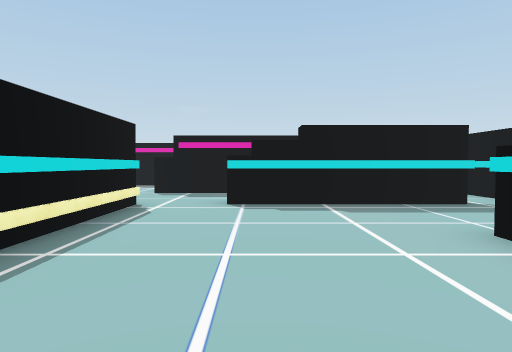
[1] (above)

24 first-person views from a walk through a scene from a Unity 3-D project. The camera is 1.5 m above the floor, tilts 2° down and sees 75° across. The floor is counted in squares, 2 m on a side. Each view is taken from the middle of a square. On the plan, view 1 faces up. The plan holds only what a view shows up to about 11 squares ahead; the rest is blank. The place goes on beyond the plan. The player is left out. Some surface patterns are stand-ins.

[2]
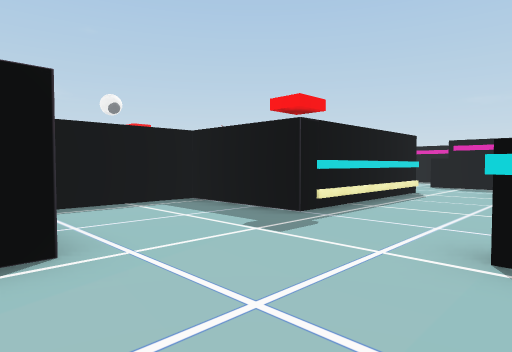

[3]
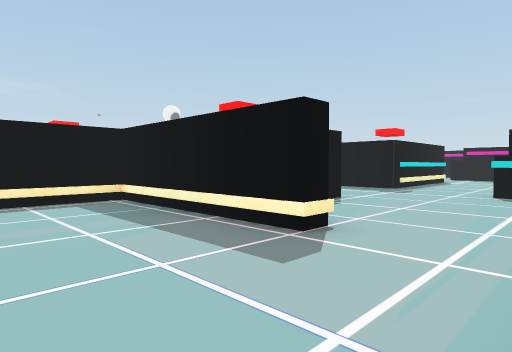

[4]
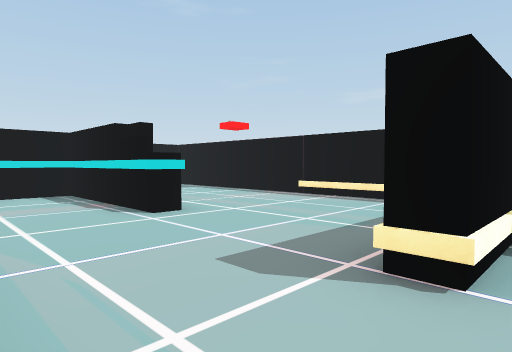

[5]
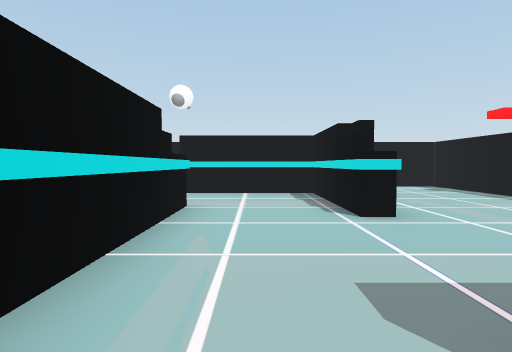

[6]
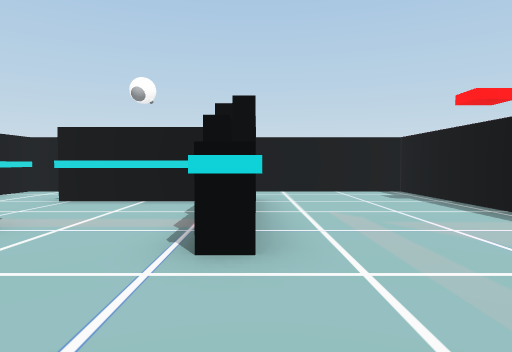

[7]
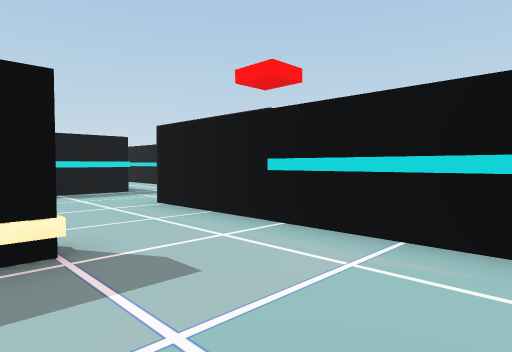

[8]
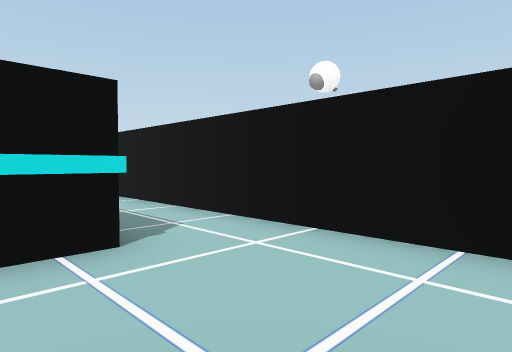

[9]
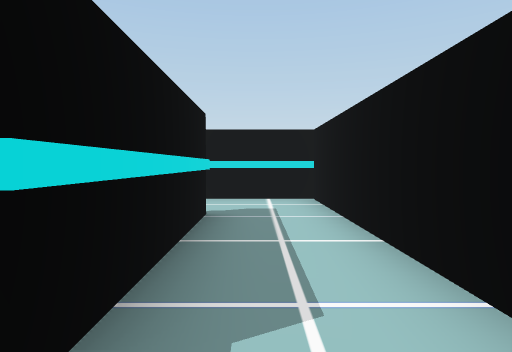

[10]
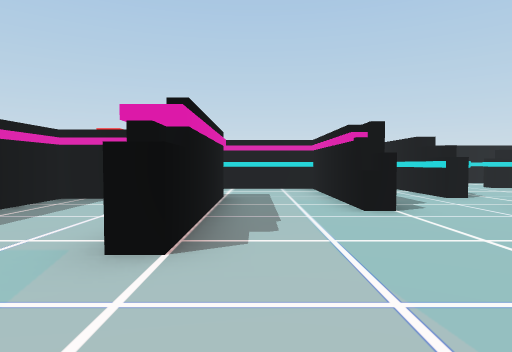

[11]
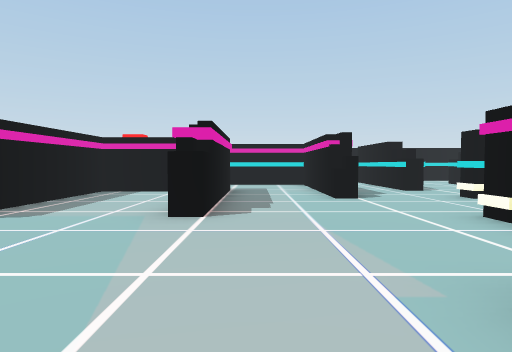

[12]
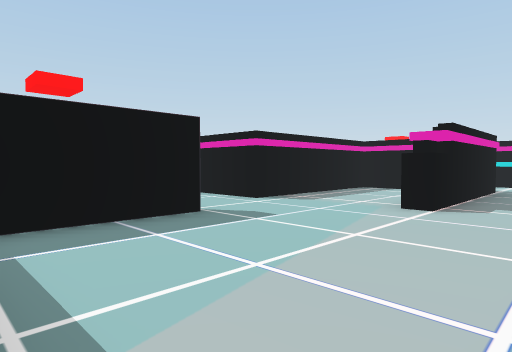

[13]
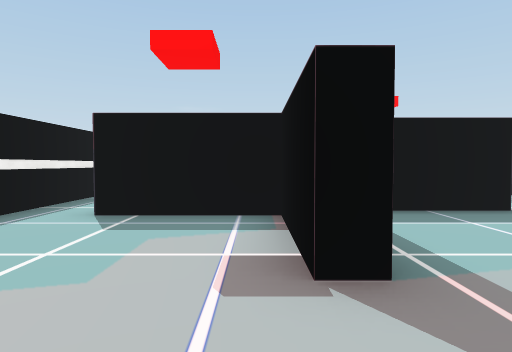

[14]
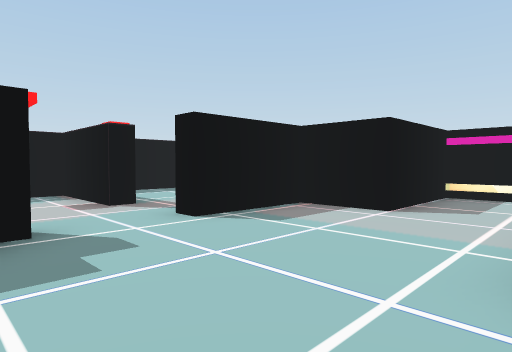

[15]
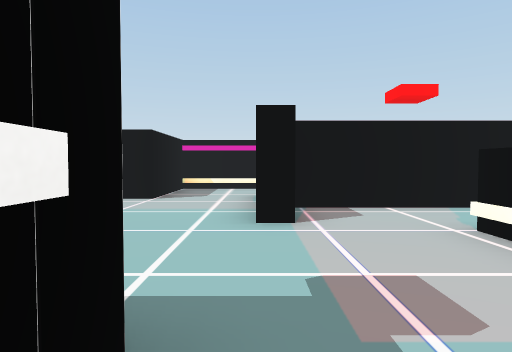

[16]
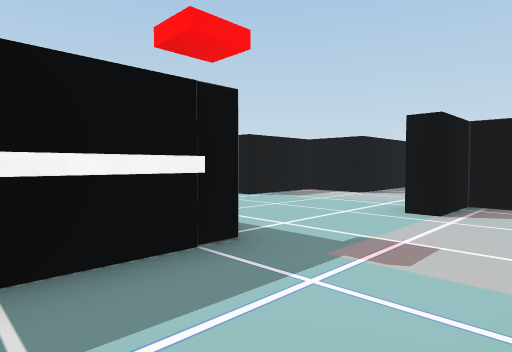

[17]
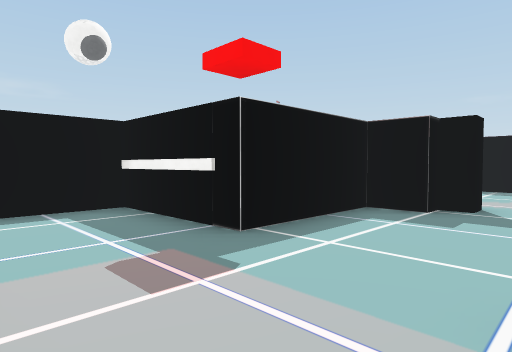

[18]
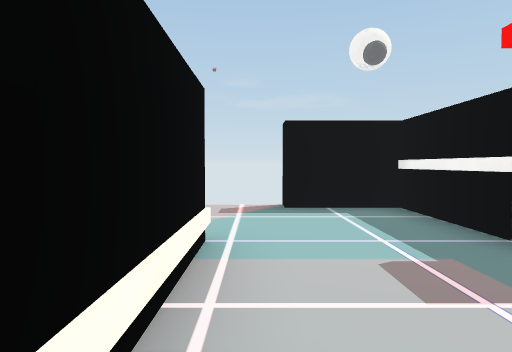

[19]
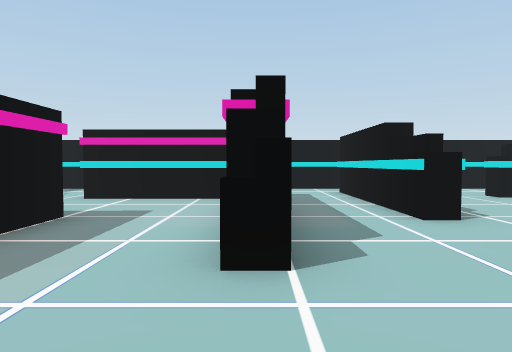

[20]
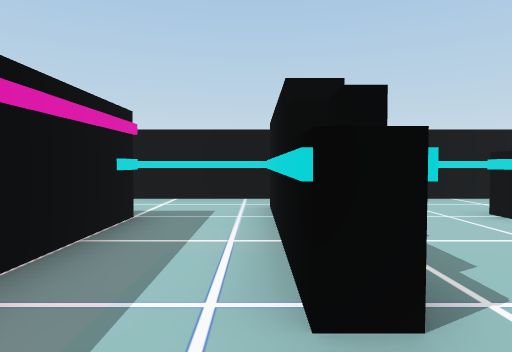

[21]
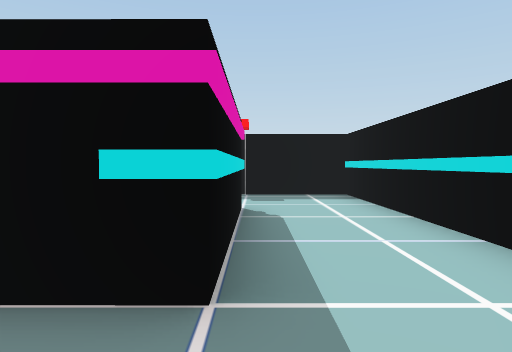

[22]
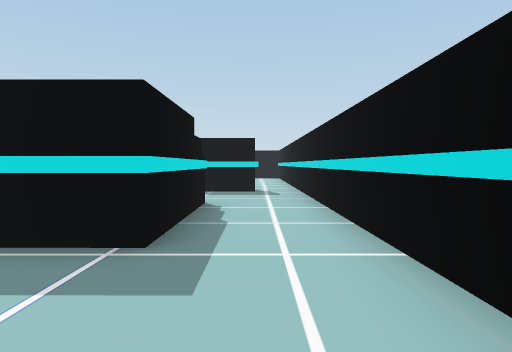

[23]
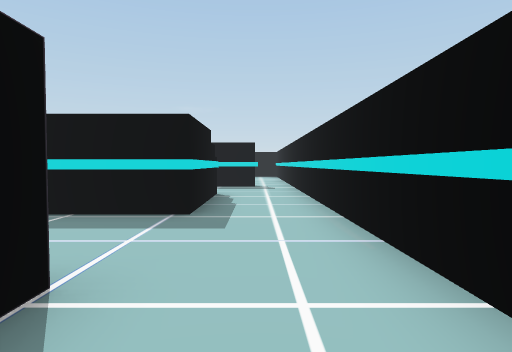

[24]
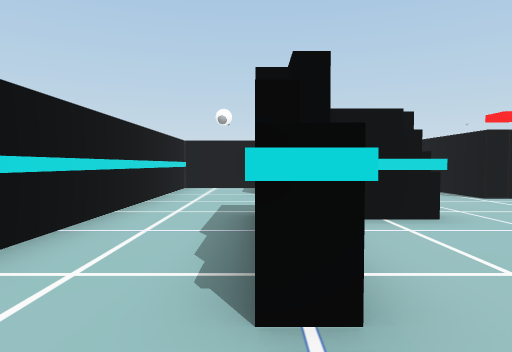

### Floor plan
Points are (right, up) in squares from view 1. A wall is a line through its corners. A room is listed if a view was taken in it or the views show most of it. See-through windows are left out.
Room 1 (views 1, 2, 3, 4, 5, 6, 7, 8, 9)
walls: (-1.1, -9.7) (-0.5, -9.7) (-0.5, -13.7) (3.1, -13.7); (-1.9, -5.5) (-0.2, -5.5) (-0.2, -6) (-5, -6) (-5, -16.3) (5.2, -16.3) (5.2, -13.9); (2.3, -11) (2.3, -3); (-2.6, -2.2) (-2, -2.2) (-2, -4.5); (3, -14.3) (-1, -14.3) (-1, -13.4); (3, 0) (0.4, 0); (-2.2, 1.3) (-5.2, 1.3) (-5.2, -1.5)
ways out: opening at (3, -1.5) to room 7; opening at (-0.5, 1) to room 8; opening at (3, -12.5); opening at (4.5, -14)
Room 2 (views 10, 11, 19)
walls: (-2.7, 9.2) (2.3, 9.2) (2.3, 11.4); (-2.7, 8.8) (-2.7, 9) (-2.1, 9); (-5.9, 7.8) (-5.1, 7.8); (-7.8, 14.4) (-10.5, 14.4); (-0.7, 13.4) (-0.7, 15.2) (-5.7, 15.2) (-5.7, 16.4); (-0.1, 11.8) (-5.3, 11.8) (-5.3, 12.4); (-2.9, 6.3) (-2.2, 6.3)
ways out: opening at (-11, 10.5) to room 3; opening at (-2, 7.5) to room 6; opening at (1.5, 12) to room 6; opening at (-6.5, 15.5); opening at (-3.5, 5.5)
Room 3 (view 12)
walls: (-11, 11.1) (-11.7, 11.1) (-11.7, 13.9) (-14.4, 13.9)
ways out: opening at (-11, 10.5) to room 2; opening at (-12.5, 9) to room 4; opening at (-15, 14)
Room 4 (views 13, 14, 15, 17, 18)
walls: (-13.2, 9.5) (-13.2, 9) (-13.7, 9) (-13.7, 8.5) (-14.7, 8.5) (-14.7, 5.5) (-17.7, 5.5) (-17.7, 3.5); (-10.2, 2.6) (-10.2, 4.5) (-11.7, 4.5) (-11.7, 5); (-15.4, 2.5) (-12.1, 2.5); (-5.7, 5) (-5.7, 7.2) (-8.7, 7.2) (-8.7, 9) (-11.2, 9) (-11.2, 9.5)
ways out: opening at (-12.5, 9) to room 3; opening at (-16.5, 3) to room 5; opening at (-11.5, 2) to room 5; opening at (-6.5, 5)
Room 5 (view 16)
walls: (-10.2, 1.1) (-10.2, 2.6)
ways out: opening at (-16.5, 3) to room 4; opening at (-11.5, 2) to room 4
Room 6 (views 20, 21)
walls: (2.3, 11.4) (2.3, 12.9); (2.8, 12.8) (2.8, 8.8) (-2.7, 8.8); (5.2, 6.5) (5.2, 15.2) (2.6, 15.2); (-0.5, 6.2) (-0.5, 6.7) (4.1, 6.7)
ways out: opening at (-2, 7.5) to room 2; opening at (1.5, 12) to room 2; opening at (5, 6) to room 7; opening at (-1, 6) to room 8
Room 7 (views 22, 23, 24)
walls: (2.5, 3.5) (3, 3.5) (3, 0); (4.1, 6.2) (2.4, 6.2); (3.2, -5.5) (5.2, -5.5) (5.2, 6.5)
ways out: opening at (3, -1.5) to room 1; opening at (5, 6) to room 6; opening at (3, 4.5) to room 8
Room 8 (no view inside)
walls: (2.5, 2.9) (2.5, 3.5); (0.4, 0.5) (1.6, 0.5); (2.4, 6.2) (-0.5, 6.2); (-2.2, 6.3) (-2.2, 1.3)
ways out: opening at (-0.5, 1) to room 1; opening at (-1, 6) to room 6; opening at (3, 4.5) to room 7

Where each view was taken, in squares from view 1:
view 1: 0 up, 0 right, facing up
view 2: 3 down, 1 right, facing up-left
view 3: 9 down, 2 right, facing up-left
view 4: 5 down, 2 right, facing down-left
view 5: 5 down, 1 right, facing down
view 6: 7 down, 1 left, facing down
view 7: 9 down, 1 left, facing up-right
view 8: 13 down, 4 left, facing down-right
view 9: 15 down, 2 left, facing right
view 10: 11 up, 8 left, facing right
view 11: 11 up, 10 left, facing right
view 12: 10 up, 11 left, facing up-right
view 13: 9 up, 12 left, facing up
view 14: 5 up, 14 left, facing up-right
view 15: 5 up, 16 left, facing right
view 16: 3 up, 17 left, facing up-right
view 17: 3 up, 12 left, facing up-left
view 18: 3 up, 12 left, facing left
view 19: 9 up, 5 left, facing right
view 20: 7 up, 2 left, facing right
view 21: 7 up, 3 right, facing up
view 22: 3 down, 4 right, facing up
view 23: 5 down, 4 right, facing up
view 24: 5 up, 3 right, facing down
